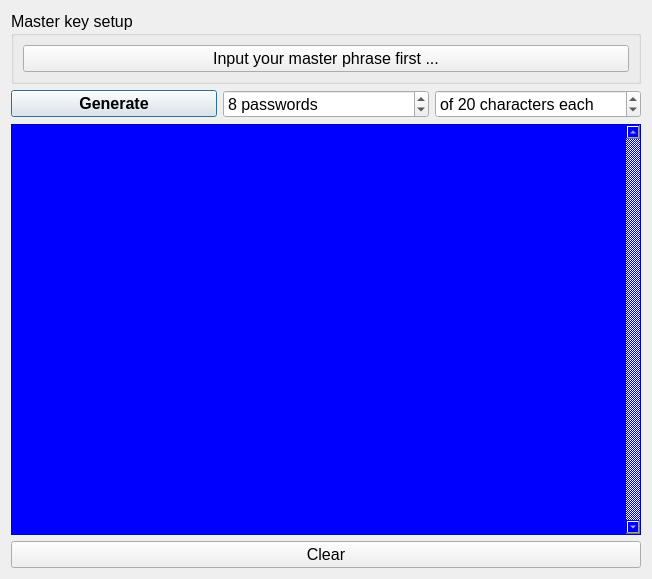
<?xml version="1.0" encoding="UTF-8"?>
<ui version="4.0">
 <class>Widget</class>
 <widget class="QWidget" name="Widget">
  <property name="geometry">
   <rect>
    <x>0</x>
    <y>0</y>
    <width>652</width>
    <height>579</height>
   </rect>
  </property>
  <property name="sizePolicy">
   <sizepolicy hsizetype="Preferred" vsizetype="Preferred">
    <horstretch>0</horstretch>
    <verstretch>0</verstretch>
   </sizepolicy>
  </property>
  <property name="windowTitle">
   <string>Cipher@Blat 128-bit</string>
  </property>
  <layout class="QVBoxLayout" name="verticalLayout_4">
   <item>
    <layout class="QVBoxLayout" name="verticalLayout_2">
     <property name="sizeConstraint">
      <enum>QLayout::SetDefaultConstraint</enum>
     </property>
     <item>
      <widget class="QGroupBox" name="groupBox_key">
       <property name="sizePolicy">
        <sizepolicy hsizetype="Expanding" vsizetype="Fixed">
         <horstretch>0</horstretch>
         <verstretch>0</verstretch>
        </sizepolicy>
       </property>
       <property name="font">
        <font>
         <pointsize>12</pointsize>
         <bold>false</bold>
        </font>
       </property>
       <property name="title">
        <string>Master key setup</string>
       </property>
       <layout class="QVBoxLayout" name="verticalLayout_5">
        <item>
         <layout class="QVBoxLayout" name="verticalLayout_3">
          <item>
           <layout class="QHBoxLayout" name="horizontalLayout"/>
          </item>
          <item>
           <layout class="QHBoxLayout" name="horizontalLayout_3">
            <item>
             <widget class="QPushButton" name="btn_input_master_phrase">
              <property name="font">
               <font>
                <pointsize>12</pointsize>
                <italic>false</italic>
                <bold>false</bold>
                <underline>false</underline>
               </font>
              </property>
              <property name="focusPolicy">
               <enum>Qt::StrongFocus</enum>
              </property>
              <property name="toolTip">
               <string/>
              </property>
              <property name="text">
               <string>Input your master phrase first ...</string>
              </property>
             </widget>
            </item>
           </layout>
          </item>
         </layout>
        </item>
       </layout>
      </widget>
     </item>
     <item>
      <layout class="QHBoxLayout" name="horizontalLayout_2">
       <item>
        <widget class="QPushButton" name="btn_generate">
         <property name="font">
          <font>
           <pointsize>12</pointsize>
           <bold>true</bold>
          </font>
         </property>
         <property name="focusPolicy">
          <enum>Qt::StrongFocus</enum>
         </property>
         <property name="toolTip">
          <string>Generate N passwords</string>
         </property>
         <property name="text">
          <string>Generate</string>
         </property>
         <property name="default">
          <bool>true</bool>
         </property>
        </widget>
       </item>
       <item>
        <widget class="QSpinBox" name="spbx_N_values">
         <property name="font">
          <font>
           <pointsize>12</pointsize>
          </font>
         </property>
         <property name="focusPolicy">
          <enum>Qt::StrongFocus</enum>
         </property>
         <property name="suffix">
          <string> passwords</string>
         </property>
         <property name="prefix">
          <string/>
         </property>
         <property name="maximum">
          <number>32</number>
         </property>
         <property name="singleStep">
          <number>1</number>
         </property>
         <property name="value">
          <number>8</number>
         </property>
        </widget>
       </item>
       <item>
        <widget class="QSpinBox" name="spbx_pass_len">
         <property name="font">
          <font>
           <pointsize>12</pointsize>
          </font>
         </property>
         <property name="focusPolicy">
          <enum>Qt::StrongFocus</enum>
         </property>
         <property name="toolTip">
          <string>Password length: 5q symbols</string>
         </property>
         <property name="suffix">
          <string> characters each</string>
         </property>
         <property name="prefix">
          <string>of </string>
         </property>
         <property name="minimum">
          <number>5</number>
         </property>
         <property name="maximum">
          <number>50</number>
         </property>
         <property name="singleStep">
          <number>5</number>
         </property>
         <property name="value">
          <number>20</number>
         </property>
        </widget>
       </item>
      </layout>
     </item>
     <item>
      <layout class="QVBoxLayout" name="verticalLayout">
       <item>
        <widget class="QTextBrowser" name="textBrowser">
         <property name="sizePolicy">
          <sizepolicy hsizetype="Expanding" vsizetype="Expanding">
           <horstretch>0</horstretch>
           <verstretch>0</verstretch>
          </sizepolicy>
         </property>
         <property name="font">
          <font>
           <family>Segoe UI</family>
           <pointsize>14</pointsize>
           <italic>false</italic>
           <bold>false</bold>
          </font>
         </property>
         <property name="styleSheet">
          <string notr="true">background-color: rgb(0, 0, 255);
font: 14pt &quot;Segoe UI&quot;;
color: rgb(255, 255, 255);</string>
         </property>
         <property name="verticalScrollBarPolicy">
          <enum>Qt::ScrollBarAlwaysOn</enum>
         </property>
         <property name="horizontalScrollBarPolicy">
          <enum>Qt::ScrollBarAlwaysOff</enum>
         </property>
         <property name="acceptRichText">
          <bool>false</bool>
         </property>
        </widget>
       </item>
       <item>
        <widget class="QPushButton" name="btn_clear">
         <property name="sizePolicy">
          <sizepolicy hsizetype="Expanding" vsizetype="Minimum">
           <horstretch>0</horstretch>
           <verstretch>0</verstretch>
          </sizepolicy>
         </property>
         <property name="font">
          <font>
           <pointsize>12</pointsize>
          </font>
         </property>
         <property name="focusPolicy">
          <enum>Qt::ClickFocus</enum>
         </property>
         <property name="toolTip">
          <string>Clear history</string>
         </property>
         <property name="text">
          <string>Clear</string>
         </property>
        </widget>
       </item>
      </layout>
     </item>
    </layout>
   </item>
  </layout>
 </widget>
 <resources/>
 <connections/>
</ui>
